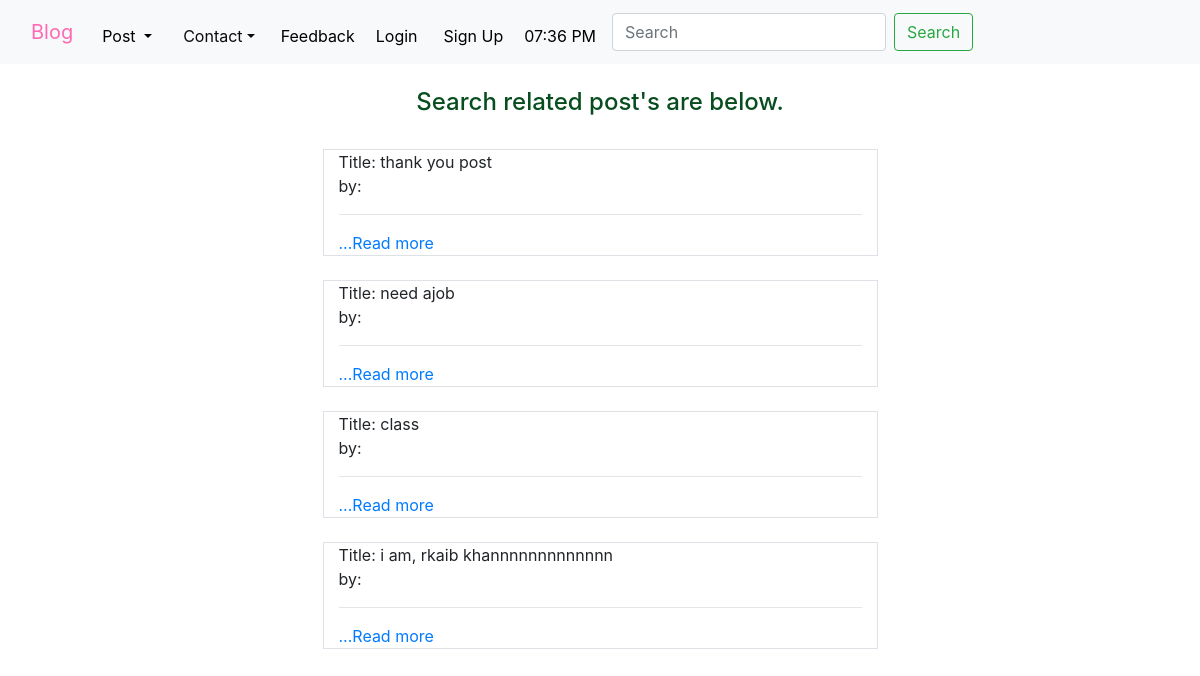
The app's page /search/ with its own data.
### blog/models.py (models this page shows, shortened)
class Post(models.Model):
    CAT = (
        ("Teacher", "Teacher"),
        ("Student", "Student"),
        ("Gurdian", "Gurdian"),
        ("Instituate", "Instituate"),
    )
    SUBJECT = (
        ("Bangla", "Bangla"),
        ("English", "English"),
        ("Hindi", "Hindi"),
        ("Urdu", "Urdu"),
        ("Arabic", "Arabic"),
    )
    user = models.ForeignKey(User, on_delete=models.CASCADE, null=True, blank=True)
    id = models.AutoField(primary_key=True)
    title = models.CharField(max_length=50)
    email = models.EmailField()
    salary = models.FloatField()
    avaliable = models.BooleanField()
    category = models.CharField(max_length=200, choices=CAT)
    image = models.ImageField(upload_to="blog/images", default="avater.jpg")
    date_time = models.DateTimeField(default=now)
    subject = MultiSelectField(
        default="Bangla", choices=SUBJECT, max_length=500, max_choices=4
    )
    class_in = models.ManyToManyField(Class_in, related_name="class_set")
    district = models.CharField(max_length=20, null=True, blank=True)
    likes = models.ManyToManyField(User, related_name="post_likes")
    views = models.ManyToManyField(User, related_name="post_views")

### blog/views.py (the view)
# urls.py: path("search/", views.search, name="search"),
def search(request):
    query = request.POST.get("search", " ")
    if query:
        queryset = (
            (Q(title__icontains=query))
            | (Q(category__icontains=query))
            | (Q(subject__icontains=query))
            | (Q(class_in__name__icontains=query))
            | (Q(salary__icontains=query))
        )
        results = Post.objects.filter(queryset).distinct()
    else:
        results = []
    context = {"results": results}
    return render(request, "blog/search.html", context)

### templates/blog/search.html (shortened to what this page needs)
<!DOCTYPE html>
{% extends "base.html" %}
{% load crispy_forms_tags %}
{% block body %}
<br>
<h4 style="text-align: center; color:rgb(7, 77, 30)">Search related post's are below.</h4><br>
{% for p in results %}
<div class="col-md-6 offset-md-3 border">
  Title: {{p.title}} <br>
  by: {{user.username}}<br>
  <hr>
  <a href="/postdetail/{{p.id}}">...Read more</a>
</div><br>
{% endfor %}
{% endblock body %}

### records on screen
Post: title "thank you post"
Post: title "need ajob"
Post: title "class"
Post: title "i am, rkaib khannnnnnnnnnnnn"
